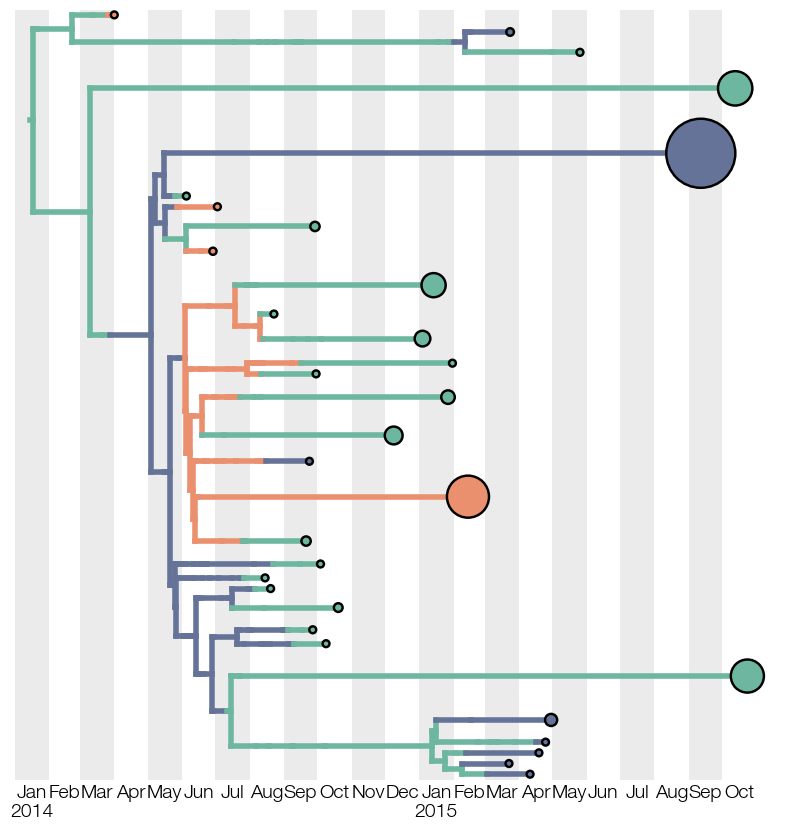

This figure's Python source:
import baltic as bt
from baltic import bt_utils

import matplotlib as mpl
from matplotlib import pyplot as plt
from matplotlib.gridspec import GridSpec

mpl.use("Agg")

import numpy as np

ll = bt.io.load_nexus('Makona_1610_cds_ig.GLM.MCC.tree', 'time')
ll.treeStats() ## report stats about tree

##########

fig = plt.figure(figsize=(10, 10), facecolor='w')
gs = GridSpec(1, 1)

ax = plt.subplot(gs[0])

admin2country = {
'Bo': 'SLE', 'Bombali': 'SLE', 'Bonthe': 'SLE', 'Kailahun': 'SLE', 'Kambia': 'SLE', 'Kenema': 'SLE', 'Koinadugu': 'SLE', 'Kono': 'SLE', 'Moyamba': 'SLE', 'PortLoko': 'SLE', 'Pujehun': 'SLE', 'Tonkolili': 'SLE', 'WesternRural': 'SLE', 'WesternUrban': 'SLE', 
'Bomi': 'LBR', 'Bong': 'LBR', 'Gbarpolu': 'LBR', 'GrandBassa': 'LBR', 'GrandCapeMount': 'LBR', 'GrandGedeh': 'LBR', 'GrandKru': 'LBR', 'Lofa': 'LBR', 'Margibi': 'LBR', 'Maryland': 'LBR', 'Montserrado': 'LBR', 'Nimba': 'LBR', 'RiverCess': 'LBR', 'RiverGee': 'LBR', 'Sinoe': 'LBR', 
'Beyla': 'GIN', 'Boffa': 'GIN', 'Boke': 'GIN', 'Conakry': 'GIN', 'Coyah': 'GIN', 'Dabola': 'GIN', 'Dalaba': 'GIN', 'Dinguiraye': 'GIN', 'Dubreka': 'GIN', 'Faranah': 'GIN', 'Forecariah': 'GIN', 'Fria': 'GIN', 'Gaoual': 'GIN', 'Gueckedou': 'GIN', 'Kankan': 'GIN', 'Kerouane': 'GIN', 'Kindia': 'GIN', 'Kissidougou': 'GIN', 'Koubia': 'GIN', 'Koundara': 'GIN', 'Kouroussa': 'GIN', 'Labe': 'GIN', 'Lelouma': 'GIN', 'Lola': 'GIN', 'Macenta': 'GIN', 'Mali': 'GIN', 'Mamou': 'GIN', 'Mandiana': 'GIN', 'Nzerekore': 'GIN', 'Pita': 'GIN', 'Siguiri': 'GIN', 'Telimele': 'GIN', 'Tougue': 'GIN', 'Yamou': 'GIN', 
'Kedougou': 'SEN', 'Salemata': 'SEN', 'Saraya': 'SEN', 'Velingara': 'SEN', 'Tambacounda': 'SEN', 
'Kenieba': 'MLI', 'Kita': 'MLI', 'Kangaba': 'MLI', 'Kati': 'MLI', 'Yanfolila': 'MLI', 
'Gabu': 'GNB', 'Tombali': 'GNB', 
'SanPedro': 'CIV', 'Folon': 'CIV', 'Kabadougou': 'CIV', 'Cavally': 'CIV', 'Tonkpi': 'CIV', 'Bafing': 'CIV'
} ## this dict translates location names in the tree to the corresponding country

traitName = 'location.states' ## key used to access annotation of interest in tree

colours = {'SLE': '#647397', 'GIN': '#6db69f', 'LBR': '#ea906e'}
colourFxn = lambda k: colours[admin2country[k.traits[traitName]]]

def partitionFxn(node):
    return admin2country[node.traits[traitName]] != admin2country[node.parent.traits[traitName]] ## evaluates to True on branches that migrate to another country

pt = bt_utils.state_collapse_tree(ll, switchFxn=partitionFxn, keepLast=False, adjustEarlyHeights=True) ## keeping earliest branch as representative of lineage, adjusting its height to have the date of the last descendant
pt.treeStats()

padNodes = {k: np.log10(k.traits['size']) for k in pt.get_external()} ## this dict connects each tip in state-collapsed tree to a custom amount of y-axis space around that tip
psFxn = lambda k: 10 + np.log(k.traits['size']) ** 4 ## this function scales tip circle sizes in state-collapsed using the 'size' value added to remaining tips' trait dicts 

pt.plot_tree(ax, colourFxn=colourFxn, padNodes=padNodes, width=4, zorder=100)
pt.plot_points(ax, colourFxn=colourFxn, padNodes=padNodes, pointSizeFxn=psFxn, zorder=101)

bt_utils.clean_axes(ax)

calendarTimeline = bt_utils.generate_calendar_timeline('2014-01-01', '2015-11-01')
bt_utils.format_time_grid(ax, calendarTimeline)
bt_utils.plot_time_grid(ax, calendarTimeline)

ax.tick_params(labelsize=14)

ax.set_xlim(bt_utils.calendar_to_decimal_date('2014-01-01'), bt_utils.calendar_to_decimal_date('2015-12-01'))
ax.set_ylim(0, pt.ySpan)

plt.savefig('state-collapsed-tree-earliest-adjust.png', bbox_inches='tight')